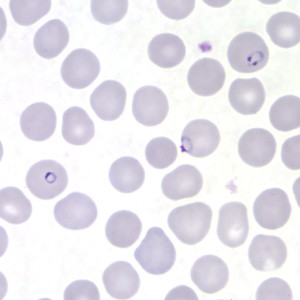
#> input picture redbloodcell.png, 300 x 300 px
$ jupyter execute UTS_TDM2_Intan_Amelia.ipynb
#> lines starting #> are read from the running program, lines starting #| are printed output that depends on the picture; after the words box and inside, x2 and y2 are one past the last pixel; in counts of white or black regions, pixels touching at a corner belong together
# **Identify red blood cells in image data using the opencv library**

UTS Teknik Data Mining 2 (Praktik)

Intan Amelia Sari - 2019104596

### Import Library

[cell 1]
import numpy as np
import cv2
import matplotlib.pyplot as plt

### Import data menggunakan cv2

[cell 2]
# Read Data
image = cv2.imread("redbloodcell.png")
#> image is the input picture: shape (300, 300, 3); mean B, G, R 236.8, 230.8, 233.3
(cv2.COLOR_BGR2RGB)

### Mengubah original image menjadi Grayscale

[cell 3]
#Grayscale
gray = cv2.cvtColor(image, cv2.COLOR_BGR2GRAY)
cv2.imwrite('gray.png', gray)
plt.imshow(gray, cmap='gray')

### Memperjelas object sel darah merah

[cell 4]
# HistoNorm
histoNorm = cv2.equalizeHist(gray)
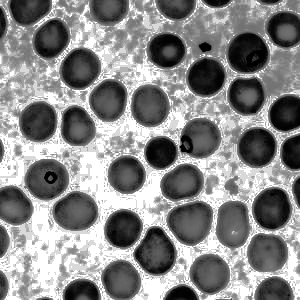
#> histoNorm: shape (300, 300); min 0, max 255, mean 135.5
cv2.imwrite('histoNorm.png', histoNorm)
plt.imshow(histoNorm, cmap='gray')

### Memetakan setiap intensitas yang ada

[cell 5]
def pixelVal(pix, r1, s1, r2, s2):
    if (0 <= pix and pix <= r1):
        return (s1 / r1) * pix
    elif (r1 < pix and pix <= r2):
        return ((s2 - s1) / (r2 - r1)) * (pix - r1) + s1
    else:
        return ((255 - s2) / (255 - r2)) * (pix - r2) + s2

### Men-define parameter

[cell 6]
r1 = 70
s1 = 0
r2 = 200
s2 = 255

### Menyamarkan gambar menggunakan Canny Detection sehingga yang terlihat hanya tepinya

[cell 7]
# Canny Detection
canny = cv2.Canny(gray, 60, 160, 3)
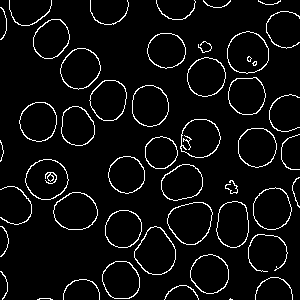
#> canny: shape (300, 300); 5.4% white in thin lines or dots
cv2.imwrite('edge.png', canny)

plt.imshow(canny, cmap='gray')

### Mempertajam tepi object sel darah dari image Canny Detection

[cell 8]
# Dilated
dilated = cv2.dilate(canny, (1,1), iterations=1)
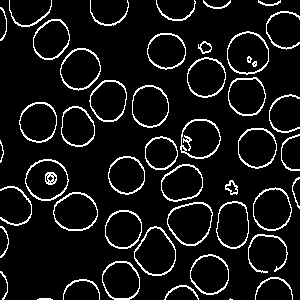
#> dilated: shape (300, 300); 8.3% white in thin lines or dots
plt.imshow(dilated, cmap='gray')

### Menghitung jumlah sel darah merah

[cell 9]
(cnt, hierarchy) = cv2.findContours(canny.copy(), cv2.RETR_EXTERNAL, cv2.CHAIN_APPROX_NONE)
#> cnt = 46 contours, 19 with area under 20; largest, box (x1, y1, x2, y2) and area: (167, 202, 213, 245) 1437, (134, 226, 176, 275) 1408, (227, 31, 269, 74) 1368, (25, 159, 69, 200) 1322, (53, 192, 98, 230) 1274
print("Jumlah sel darah merah yaitu sebanyak", len(cnt),"Sel.")
#| Jumlah sel darah merah yaitu sebanyak 46 Sel.

### Visualisasi contour sel darah merah

[cell 10]
rgb = cv2.cvtColor(image, cv2.COLOR_BGR2RGB)
cv2.drawContours(rgb, cnt, -1, (204, 0, 102), 1)
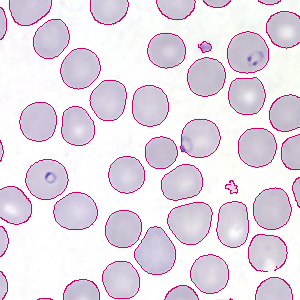
#> rgb: shape (300, 300, 3); mean R, G, B 232.1, 220.7, 230.9
fig,ax = plt.subplots(ncols=1, figsize=(10, 7))
ax.imshow(rgb);
ax.axis("off");
